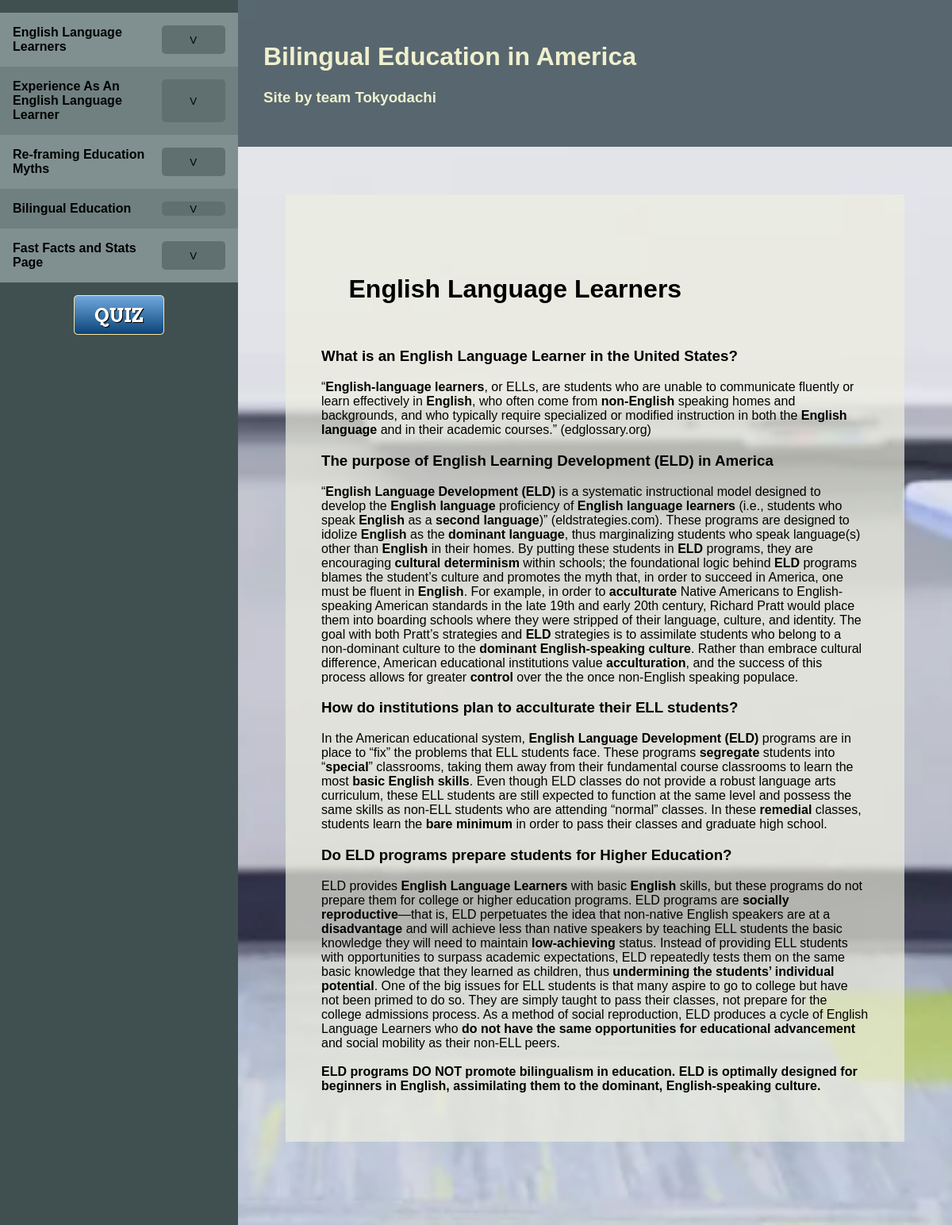
Page /articles/English Language Learners/read/ on the committed database.
### articles/models.py (models this page shows)
class Topic(models.Model):
    name = models.CharField(max_length=64)
    index = models.IntegerField(default=-1)
    def __str__(self):
        return self.name
    def subtopics(self):
        return self.subtopic_set.all()

class Subtopic(models.Model):
    topic = models.ForeignKey(Topic, on_delete=models.CASCADE)
    name = models.CharField(max_length=64)
    text = models.TextField(default = "<p>ERROR: TEXT MISSING</p>")
    index = models.IntegerField(default = -1)
    def __str__(self):
        return self.name

### articles/views.py (the view)
# urls.py: path('<str:article_id>/read/', views.ArticleView.as_view(), name='article'),
class ArticleView(TemplateView):
    template_name = "articles/article.html"
    def get_context_data(self, **kwargs):
        context = super().get_context_data(**kwargs)
        try:
            context['article_id'] = Topic.objects.get(name=kwargs['article_id'])
        except exceptions.ObjectDoesNotExist:
            context['article_id'] = None
        context['topics'] = Topic.objects.all()
        return context

### articles/templates/articles/article.html
{% load static %}
<link rel="stylesheet" type="text/css" href="{% static 'articles/style.css' %}"/>
{% if topics %}
    {% include "articles/sidebar.html" %}
{% else %}
<div>
{% endif %}
<div class="pagecontent">
<div class="top">
    <h1>Bilingual Education in America</h1>
    <h3>Site by team Tokyodachi</h3>
</div>
{% if article_id %}
<div class="article">
    <h1> {{ article_id }} </h1>
    {% for subtopic in article_id.subtopics %}
        <div id="{{ subtopic }}">
            <h3>{{ subtopic|safe }}</h3>
            <p>
            {{ subtopic.text|safe }}
            </p>
        </div>
    {% endfor %}
{% else %}
    <p> Sorry, that's sound like an interesting topic,
        but we didn't have time to research it.
    </p>
</div>
{% endif %}
</div>
</div>

### articles/templates/articles/sidebar.html (shortened to what this page needs)
{% load static %}
<link rel="stylesheet" type="text/css" href="{% static 'articles/sidebar.css' %}"/>
<div class="sidebar">
    <ol>
    {% for topic in topics %}
        <li class="topic" onmouseover="temp_expand_id('subtopic_{{ topic }}')" onmouseout="end_temp_expand_id('subtopic_{{ topic }}')">
            <div class="sb_collapse_top">
                <a href="{% url 'articles:article' topic %}">{{ topic }}</a>
                <button class="sb_collapse" onclick="toggle_collapse_id('subtopic_{{ topic }}')">V</button>
            </div>
        </li>
    {% endfor %}
    </ol>
    <a href="{% url 'quiz:random_question' %}">
        <img src="{% static 'articles/images/button_quiz.png' %}"/>
    </a>
</div>
<div class="rightside">

### articles/static/articles/style.css (style rules this page uses)
.top { margin: 0; padding: 32; background-color: #263a44bb; color: #f0f0ce; box-shadow: 4px #000000; }
.pagecontent { background-image: url("/static/articles/images/bg.png"); background-repeat: no-repeat; background-position: center top; background-attachment: fixed; background-size: cover; min-height: 100vh; padding-bottom: 5%; }
.article { margin: 60px; padding-left : 5%; padding-right : 5%; padding-top : 5%; padding-bottom: 5%; background-color: #eeeee0b0; }
.article h1 { padding : 5%; }

### articles/static/articles/sidebar.css (style rules this page uses)
.sidebar { margin: 0%; background-color : #405050; float : left; width : 300px; height : 100%; display : block; overflow-y : scroll; position: fixed; }
.sidebar ol { list-style: none; padding-left: 0; }
.sidebar a { color: #000; text-decoration: none; font-weight: bold; }
.sidebar img { display: block; margin-left: auto; margin-right: auto; }
li.topic { margin-left: 0; width: 100%; }
.sb_collapse_top { background-color: #809090; padding: 16px; display: grid; grid-template-columns: 70% 30%; }
li.topic:nth-child(even) .sb_collapse_top { background: #708080; }
.sb_collapse_top button { background: #607070; -webkit-border-radius: 5px; -moz-border-radius: 5px; border-radius: 5px; border: 0; }
.rightside { margin-left: 300px; }

### rows in the picture
Topic: name "English Language Learners"
Topic: name "Experience As An English Language Learner"
Topic: name "Re-framing Education Myths"
Topic: name "Bilingual Education"
Topic: name "Fast Facts and Stats Page"
Subtopic: name "What is an English Language Learner in the United States?", text "“ English-language learners , or ELLs, are students who are unable to communicate fluently or learn effectively in English , who often come from non-English speaking homes and backgrounds, and who typically require specialized or modified instruction in both the English language and in their academic courses.” (edglossary.org)"
Subtopic: name "The purpose of English Learning Development (ELD) in America", text "“ English Language Development (ELD) is a systematic instructional model designed to develop the English language proficiency of English language learners (i.e., students who speak English as a second language )” (eldstrategies.com). These programs are designed to idolize English as the dominant language , thus marginalizing students who speak language(s) other than English in their homes. By putting these students in ELD programs, they are encouraging cultural determinism within schools; the foundational logic behind ELD programs blames the student’s culture and promotes the myth that, in order to succeed in America, one must be fluent in English . For example, in order to acculturate…"
Subtopic: name "How do institutions plan to acculturate their ELL students?", text "In the American educational system, English Language Development (ELD) programs are in place to “fix” the problems that ELL students face. These programs segregate students into “ special ” classrooms, taking them away from their fundamental course classrooms to learn the most basic English skills . Even though ELD classes do not provide a robust language arts curriculum, these ELL students are still expected to function at the same level and possess the same skills as non-ELL students who are attending “normal” classes. In these remedial classes, students learn the bare minimum in order to pass their classes and graduate high school."
Subtopic: name "Do ELD programs prepare students for Higher Education?", text "ELD provides English Language Learners with basic English skills, but these programs do not prepare them for college or higher education programs. ELD programs are socially reproductive —that is, ELD perpetuates the idea that non-native English speakers are at a disadvantage and will achieve less than native speakers by teaching ELL students the basic knowledge they will need to maintain low-achieving status. Instead of providing ELL students with opportunities to surpass academic expectations, ELD repeatedly tests them on the same basic knowledge that they learned as children, thus undermining the students’ individual potential . One of the big issues for ELL students is that many aspire…"
